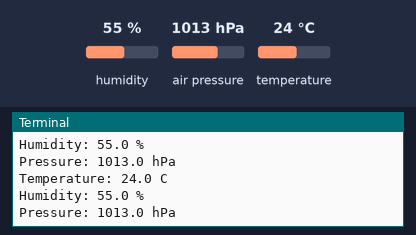
Bench run of a program on a simulated Raspberry Pi (BCM pin numbers). On the bench: the last lines printed to the terminal. The inputs (shaded band) are chosen by the test bench; at power-on: humidity 55 %, air pressure 1013 hPa, temperature 24 °C.

Above: at 1.2 s.
1.3 s: humidity set to 22 %
At 2.6 s:
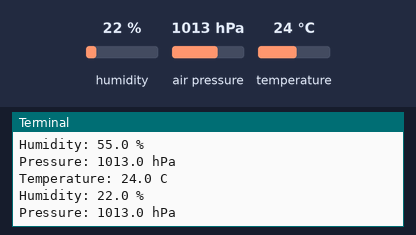
2.8 s: air pressure set to 952 hPa
At 3.4 s:
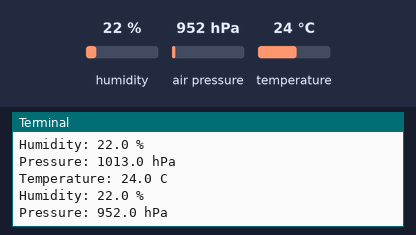
4.3 s: temperature set to 12 °C
At 5.8 s:
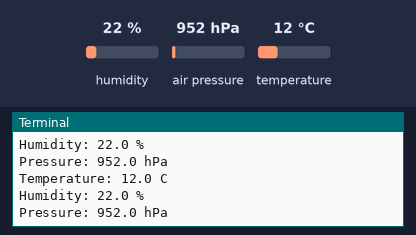

Measured:
- after the input at 1.3 s, the terminal: prints a new line after 0.70 s (image 1)
- after the input at 2.8 s, the terminal: prints a new line after 0.20 s (image 2)
- after the input at 4.3 s, the terminal: prints a new line after 0.71 s (image 3)

The program:

ch03-bme280-spi.py
```python
import board
import busio
import time
import digitalio

from adafruit_bme280 import basic as adafruit_bme280

spi = busio.SPI(board.GP2, MISO=board.GP4, MOSI=board.GP3)
cs = digitalio.DigitalInOut(board.GP5)
bme280 = adafruit_bme280.Adafruit_BME280_SPI(spi, cs)

while True:
    print("Temperature: %0.1f C" % bme280.temperature)
    print("Humidity: %0.1f %%" % bme280.humidity)
    print("Pressure: %0.1f hPa" % bme280.pressure)
    time.sleep(1)
```
